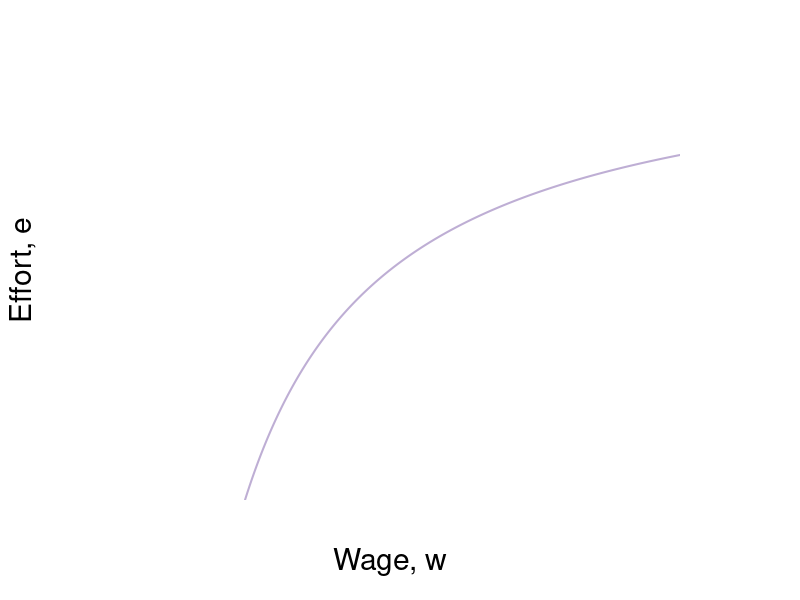

Generate this figure with R: (Note: this script raises an error after producing the figure.)
require(shape)
#pdf(file = "employment/employment_brf_nash_quiz.pdf", width = 9, height = 7)
jpeg(file = "employment/employment_brf_nash_quiz.jpg", width = 6*120, height = 4*120)

#Set parameters for graphics
axislabelsize <- 1.8
labelsize <- 1.5
namesize <- 1.8
annotatesize <- 1.5
graphlinewidth <- 2
segmentlinewidth <- 1.5

#The equation is below when v = 0. See Wolfram Alpha output. 
isov <- function(w, delta = 5) {
}

isovhigh1 <- function(w, delta = 5, v = 5){
  (sqrt(w^2 - 4 * delta * v) - w + 2*v)/( 2 * v )
}

isovlow1 <- function(w, delta = 5, v = 5){
  (-sqrt(w^2 - 4 * delta * v) - w + 2*v)/( 2 * v )
}

isovhigh2 <- function(w, delta = 5, v = 15){
  (sqrt(w^2 - 4 * delta * v) - w + 2*v)/( 2 * v )
}

isovlow2 <- function(w, delta = 5, v = 15){
  (-sqrt(w^2 - 4 * delta * v) - w + 2*v)/( 2 * v )
}

isovhigh3 <- function(w, delta = 5, v = 20){
  (sqrt(w^2 - 4 * delta * v) - w + 2*v)/( 2 * v )
}

isovlow3 <- function(w, delta = 5, v = 20){
  (-sqrt(w^2 - 4 * delta * v) - w + 2*v)/( 2 * v )
}

brfFn <- function(w, delta = 5) {
  1 - (2*delta) /w
}

#This is evaluated for p = 12; q = 12/(8*sqrt(12^2 - 4*delta1*v1)) - 1/8 for the slope
#At p = 12; q = (-sqrt(12^2 - 4*v1*delta1) - 12 + 2*v1)/(2*v1) = 0.799
tangencyLine <- function(w){
  (w*(0.05))
}

solowCondition <- function(w, delta = 5){
  (w*(1/(8*delta)))
}


COL <- c("#f7fcf5", "#e5f5e0", "#c7e9c0", "#a1d99b", "#74c476", "#41ab5d", "#238b45", "#005a32")
grays <- gray.colors(25, start = 1, end = 0)
par(mar =  c(5, 5, 2, 6))
xlims <- c(0, 40)
ylims <- c(0, 1)

plot(0, 0, xlim = xlims, ylim = ylims, type = "n",
     xlab = expression(paste("Wage, ", w)),
     ylab = expression(paste("Effort, ", e)),
     xaxt = "n", 
     yaxt = "n", 
     cex.lab = axislabelsize, 
     line = 3,
     bty = "n", 
     xaxs="i", 
     yaxs="i")


npts <- 500 
npts2 <- 501
#Specify the sequences of points for graphing. 
xx0 <- seq(5, xlims[2], length.out = npts)
xx1 <- seq(10, xlims[2], length.out = npts)
xx2 <- seq(5, 15, length.out = npts)
xx3 <- seq(10, xlims[2], length.out = npts2)
xx4 <- seq(xlims[1], 10, length.out = npts2)
#For below, I solved sqrt(p^2 - 200) - p + 200/p = 0, getting p = 10*sqrt(2) = 14.14214
xx5 <- seq( 18.43909, xlims[2], length.out = npts2)
xx6 <- seq( 18.43909, 25, length.out = npts2)
xx7 <- seq(20, xlims[2], length.out = npts2)
xx8 <- seq(xlims[1], 25, length.out = npts2)
xx9 <- seq(xlims[1] + 0.5, xlims[2], length.out = npts2)

#Draw the lines for the graphs
#lines(xx0, isov(xx0, delta = 5), col = COL[3], lwd = graphlinewidth)
lines(xx1, brfFn(xx1), col = "#beaed4", lwd = graphlinewidth)
lines(xx9, solowCondition(xx9, delta = 5), col = COLB[4], lwd = graphlinewidth)
#lines(xx3, isovhigh1(xx3, v = 5, delta = 5), col = COL[4], lwd = graphlinewidth)
#lines(xx4, isovlow1(xx4, v = 5, delta = 5), col = COL[4], lwd = graphlinewidth)
#lines(xx5, isovhigh2(xx5, v = 17, delta = 5), col = COL[5], lwd = graphlinewidth)
#lines(xx6, isovlow2(xx6, v = 17, delta = 5), col = COL[5], lwd = graphlinewidth)
lines(xx7, isovhigh3(xx7, v = 20, delta = 5), col = COL[6], lwd = graphlinewidth)
lines(xx8, isovlow3(xx8, v = 20, delta = 5), col = COL[6], lwd = graphlinewidth)

#Customize ticks and labels for the plot
ticksy <- c(0,  0.5, 1)
#ylabels <- c(0, expression(paste(frac(1,2))), 1)
ylabels <- c(0,  expression(paste(e^N)), 1)
ticksx <- c(0, 10, 20, 40)
xlabels <- c(0, expression(paste(w == 2*underline(u))),  expression(paste(w^N)) , NA)
axis(1, at = ticksx, pos = 0, labels = xlabels, cex.axis = labelsize)
axis(2, at = ticksy, pos = 0, labels = ylabels, las = 1, cex.axis = labelsize)

#Annotation of the three graphs and the NE
#text(7, 0.42, expression(paste("Slope of isocost: ")), cex = labelsize)
text(7, 0.34, expression(paste( A)), cex = labelsize)
Arrows(7.5, 0.34, 12.6, 0.34,  col = "black", lty = 1, lwd = 2, arr.type = "triangle")

#text(25.5, 0.05, expression(paste(v[N])), cex = labelsize)
text(25.5, 0.05, expression(paste(C)), cex = labelsize)
text(38, 0.71, expression(paste(B)), cex = labelsize, xpd = TRUE)
# text(38, 0.66, expression(paste("Employee's ICC, or")), cex = labelsize, xpd = TRUE)
# text(38, 0.6, expression(paste("Best-response function")), cex = labelsize, xpd = TRUE)
# text(38, 0.55, expression(paste(e(w))), cex = labelsize, xpd = TRUE)




#Lines for the coordinates of the Nash equilbrium
#segments(5, 0, 5, 1, lty = 2, col = "darkgray", lwd = 3)
#segments(10, 0, 10, 0.2, lty = 2, col = "darkgray", lwd = 2)
segments(20, 0, 20, 0.75, lty = 2, col = grays[20], lwd = segmentlinewidth)
segments(0, 0.5, 20, 0.5, lty = 2, col = grays[20], lwd = segmentlinewidth)
#segments(14.14214, 0.15, 14.14214, 0.45, lty = 2, col = "darkgray", lwd = 3)
text(19.3, 0.52, expression(n), cex = labelsize)
# text(27, 0.48, expression(paste("Incomplete contract")),cex = labelsize)
# text(27, 0.43, expression(paste("Nash equilibrium")),cex = labelsize)

#Arrows and rent label
# 
# Arrows(15, 0.8, 10.8, 0.8,  col = "black", lty = 1, lwd = 2, arr.type = "triangle")
# text(14.8, 0.95, expression(paste("Rent at")))
# text(14.8, 0.9, expression(paste("Incomplete Contract")))
# text(14.8, 0.85, expression(paste("Nash Equilibrium")))

#Arrows and slope of iso-v label
# Arrows(29, 0.15, 24, 0.15,  col = "black", lty = 1, lwd = 2, arr.type = "triangle")
# text(32, 0.2, expression(paste("Slope of iso-v")), cex = labelsize)
# text(32.3, 0.15, expression(paste(phantom() == "-mrs ")), cex = labelsize)
# text(31.5, 0.06, expression(paste(phantom() == -frac(v[w], v[e]))), cex = labelsize)



#Add a point for the NE
points(20, 0.5, pch = 16, col = "black", cex = 1.5)

#segments(18.4, 0, 18.4, 0.75, lty = 2, col = "darkgray", lwd = 2)
#segments(0, brfFn(w = 18.4), 18.4, brfFn(w = 18.4), lty = 2, col = "darkgray", lwd = 2)
#points(18.4, brfFn(w = 18.4), pch = 16, col = "black", cex = 1.5)

#Add a point for b & complete contract NE label
#points(10, 0.5, pch = 16, col = "black", cex = 1.5)
#text(10.5, 0.47, expression(b))
# text(5, 0.58, expression(paste("Complete Contract")))
# text(5, 0.53, expression(paste("Nash equilibrium")))

#Add a point for c
#Figure out q for p = 14.14214: q = 1 - 2delta/p = 1 - (2*5)/14.14214 =  0.2928934
#points(20, 0.1839422, pch = 16, col = "black", cex = 1.5)
#text(20.8, 0.1839422, expression(c))

points(22, isovhigh3(22, v = 20, delta = 5), pch = 16, col = "black", cex = 1.5)
text(22 + 0.5, isovhigh3(22, v = 20, delta = 5) - 0.02, expression(f), cex = labelsize)
points(22, isovlow3(22, v = 20, delta = 5), pch = 16, col = "black", cex = 1.5)
text(22 + 0.8, isovlow3(22, v = 20, delta = 5) + 0.02, expression(b), cex = labelsize)

#Add a point for f. referred to in the text
#points(12, 0.82, pch = 16, col = "black", cex = 1.2)
#text(12, 0.85, expression(paste("NE")))

#Arrow to Pareto-improving Lens
#Arrows(20, 0.8, 23.8, 0.68, col = "black", lty = 1, lwd = 3)
#text(20, 0.82, expression(paste("Pareto-Improving Lens")))

dev.off()
